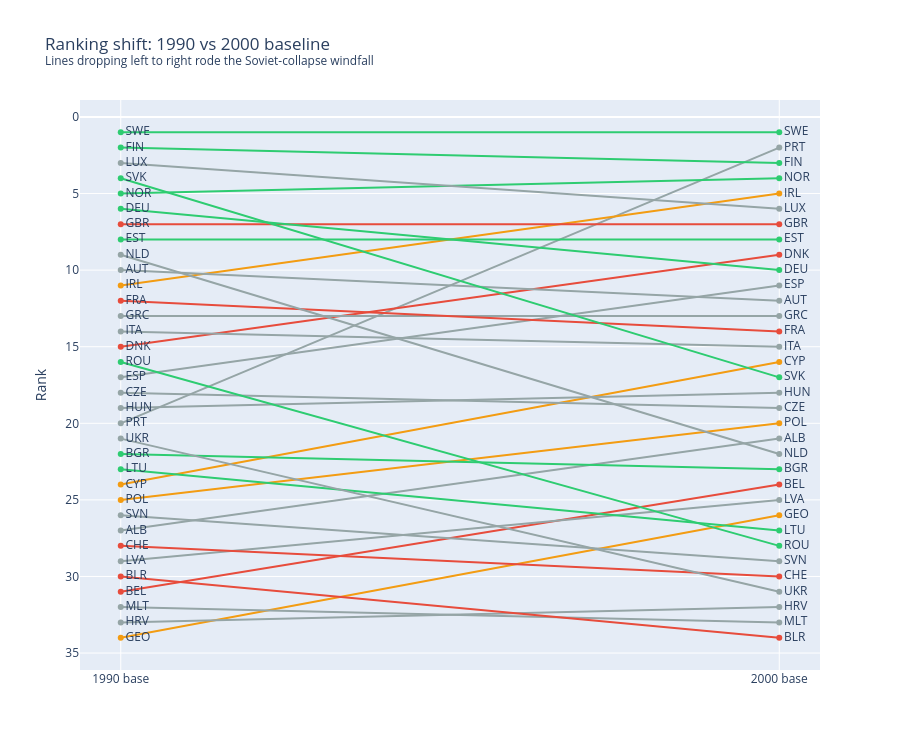

The notebook cell this image was saved under:
### Code cell
ranked_2000 = scores_2000.reset_index(drop=True).copy()
ranked_1990 = scores_1990.reset_index(drop=True).copy()
ranked_2000['rank_2000'] = range(1, len(ranked_2000) + 1)
ranked_1990['rank_1990'] = range(1, len(ranked_1990) + 1)

rank_shift = ranked_2000[['iso_code', 'country', 'verdict', 'rank_2000']].merge(
    ranked_1990[['iso_code', 'rank_1990']], on='iso_code', how='inner'
)
rank_shift['shift'] = rank_shift['rank_2000'] - rank_shift['rank_1990']  # +ve = worse under 2000

fig = go.Figure()
for _, country_row in rank_shift.iterrows():
    fig.add_trace(go.Scatter(
        x=['1990 base', '2000 base'],
        y=[country_row['rank_1990'], country_row['rank_2000']],
        mode='lines+markers+text',
        text=[country_row['country'], country_row['country']],
        textposition='middle right',
        line=dict(color=VERDICT_COLORS.get(country_row['verdict'], '#95a5a6')),
        showlegend=False
    ))
fig.update_layout(
    title='Ranking shift: 1990 vs 2000 baseline<br>'
          '<sup>Lines dropping left to right rode the Soviet-collapse windfall</sup>',
    yaxis=dict(title='Rank', autorange='reversed'),
    height=750
)
fig.show()

print("Most baseline-sensitive (rank worsens most under 2000 = inflated by 1990 collapse):")
print(rank_shift.sort_values('shift', ascending=False)
      [['country', 'verdict', 'rank_1990', 'rank_2000', 'shift']].head(8).to_string(index=False))

### Figure 1 — Plotly figure (JSON) as saved in the notebook; plotly's stock layout.template omitted (floating-point values rounded to 4 significant figures)
{"data": [{"line": {"color": "#2ecc71"}, "mode": "lines+markers+text", "showlegend": false, "text": ["SWE", "SWE"], "textposition": "middle right", "type": "scatter", "x": ["1990 base", "2000 base"], "y": [1, 1]}, {"line": {"color": "#95a5a6"}, "mode": "lines+markers+text", "showlegend": false, "text": ["PRT", "PRT"], "textposition": "middle right", "type": "scatter", "x": ["1990 base", "2000 base"], "y": [20, 2]}, {"line": {"color": "#2ecc71"}, "mode": "lines+markers+text", "showlegend": false, "text": ["FIN", "FIN"], "textposition": "middle right", "type": "scatter", "x": ["1990 base", "2000 base"], "y": [2, 3]}, {"line": {"color": "#2ecc71"}, "mode": "lines+markers+text", "showlegend": false, "text": ["NOR", "NOR"], "textposition": "middle right", "type": "scatter", "x": ["1990 base", "2000 base"], "y": [5, 4]}, {"line": {"color": "#f39c12"}, "mode": "lines+markers+text", "showlegend": false, "text": ["IRL", "IRL"], "textposition": "middle right", "type": "scatter", "x": ["1990 base", "2000 base"], "y": [11, 5]}, {"line": {"color": "#95a5a6"}, "mode": "lines+markers+text", "showlegend": false, "text": ["LUX", "LUX"], "textposition": "middle right", "type": "scatter", "x": ["1990 base", "2000 base"], "y": [3, 6]}, {"line": {"color": "#e74c3c"}, "mode": "lines+markers+text", "showlegend": false, "text": ["GBR", "GBR"], "textposition": "middle right", "type": "scatter", "x": ["1990 base", "2000 base"], "y": [7, 7]}, {"line": {"color": "#2ecc71"}, "mode": "lines+markers+text", "showlegend": false, "text": ["EST", "EST"], "textposition": "middle right", "type": "scatter", "x": ["1990 base", "2000 base"], "y": [8, 8]}, {"line": {"color": "#e74c3c"}, "mode": "lines+markers+text", "showlegend": false, "text": ["DNK", "DNK"], "textposition": "middle right", "type": "scatter", "x": ["1990 base", "2000 base"], "y": [15, 9]}, {"line": {"color": "#2ecc71"}, "mode": "lines+markers+text", "showlegend": false, "text": ["DEU", "DEU"], "textposition": "middle right", "type": "scatter", "x": ["1990 base", "2000 base"], "y": [6, 10]}, {"line": {"color": "#95a5a6"}, "mode": "lines+markers+text", "showlegend": false, "text": ["ESP", "ESP"], "textposition": "middle right", "type": "scatter", "x": ["1990 base", "2000 base"], "y": [17, 11]}, {"line": {"color": "#95a5a6"}, "mode": "lines+markers+text", "showlegend": false, "text": ["AUT", "AUT"], "textposition": "middle right", "type": "scatter", "x": ["1990 base", "2000 base"], "y": [10, 12]}, {"line": {"color": "#95a5a6"}, "mode": "lines+markers+text", "showlegend": false, "text": ["GRC", "GRC"], "textposition": "middle right", "type": "scatter", "x": ["1990 base", "2000 base"], "y": [13, 13]}, {"line": {"color": "#e74c3c"}, "mode": "lines+markers+text", "showlegend": false, "text": ["FRA", "FRA"], "textposition": "middle right", "type": "scatter", "x": ["1990 base", "2000 base"], "y": [12, 14]}, {"line": {"color": "#95a5a6"}, "mode": "lines+markers+text", "showlegend": false, "text": ["ITA", "ITA"], "textposition": "middle right", "type": "scatter", "x": ["1990 base", "2000 base"], "y": [14, 15]}, {"line": {"color": "#f39c12"}, "mode": "lines+markers+text", "showlegend": false, "text": ["CYP", "CYP"], "textposition": "middle right", "type": "scatter", "x": ["1990 base", "2000 base"], "y": [24, 16]}, {"line": {"color": "#2ecc71"}, "mode": "lines+markers+text", "showlegend": false, "text": ["SVK", "SVK"], "textposition": "middle right", "type": "scatter", "x": ["1990 base", "2000 base"], "y": [4, 17]}, {"line": {"color": "#95a5a6"}, "mode": "lines+markers+text", "showlegend": false, "text": ["HUN", "HUN"], "textposition": "middle right", "type": "scatter", "x": ["1990 base", "2000 base"], "y": [19, 18]}, {"line": {"color": "#95a5a6"}, "mode": "lines+markers+text", "showlegend": false, "text": ["CZE", "CZE"], "textposition": "middle right", "type": "scatter", "x": ["1990 base", "2000 base"], "y": [18, 19]}, {"line": {"color": "#f39c12"}, "mode": "lines+markers+text", "showlegend": false, "text": ["POL", "POL"], "textposition": "middle right", "type": "scatter", "x": ["1990 base", "2000 base"], "y": [25, 20]}, {"line": {"color": "#95a5a6"}, "mode": "lines+markers+text", "showlegend": false, "text": ["ALB", "ALB"], "textposition": "middle right", "type": "scatter", "x": ["1990 base", "2000 base"], "y": [27, 21]}, {"line": {"color": "#95a5a6"}, "mode": "lines+markers+text", "showlegend": false, "text": ["NLD", "NLD"], "textposition": "middle right", "type": "scatter", "x": ["1990 base", "2000 base"], "y": [9, 22]}, {"line": {"color": "#2ecc71"}, "mode": "lines+markers+text", "showlegend": false, "text": ["BGR", "BGR"], "textposition": "middle right", "type": "scatter", "x": ["1990 base", "2000 base"], "y": [22, 23]}, {"line": {"color": "#e74c3c"}, "mode": "lines+markers+text", "showlegend": false, "text": ["BEL", "BEL"], "textposition": "middle right", "type": "scatter", "x": ["1990 base", "2000 base"], "y": [31, 24]}, {"line": {"color": "#95a5a6"}, "mode": "lines+markers+text", "showlegend": false, "text": ["LVA", "LVA"], "textposition": "middle right", "type": "scatter", "x": ["1990 base", "2000 base"], "y": [29, 25]}, {"line": {"color": "#f39c12"}, "mode": "lines+markers+text", "showlegend": false, "text": ["GEO", "GEO"], "textposition": "middle right", "type": "scatter", "x": ["1990 base", "2000 base"], "y": [34, 26]}, {"line": {"color": "#2ecc71"}, "mode": "lines+markers+text", "showlegend": false, "text": ["LTU", "LTU"], "textposition": "middle right", "type": "scatter", "x": ["1990 base", "2000 base"], "y": [23, 27]}, {"line": {"color": "#2ecc71"}, "mode": "lines+markers+text", "showlegend": false, "text": ["ROU", "ROU"], "textposition": "middle right", "type": "scatter", "x": ["1990 base", "2000 base"], "y": [16, 28]}, {"line": {"color": "#95a5a6"}, "mode": "lines+markers+text", "showlegend": false, "text": ["SVN", "SVN"], "textposition": "middle right", "type": "scatter", "x": ["1990 base", "2000 base"], "y": [26, 29]}, {"line": {"color": "#e74c3c"}, "mode": "lines+markers+text", "showlegend": false, "text": ["CHE", "CHE"], "textposition": "middle right", "type": "scatter", "x": ["1990 base", "2000 base"], "y": [28, 30]}, {"line": {"color": "#95a5a6"}, "mode": "lines+markers+text", "showlegend": false, "text": ["UKR", "UKR"], "textposition": "middle right", "type": "scatter", "x": ["1990 base", "2000 base"], "y": [21, 31]}, {"line": {"color": "#95a5a6"}, "mode": "lines+markers+text", "showlegend": false, "text": ["HRV", "HRV"], "textposition": "middle right", "type": "scatter", "x": ["1990 base", "2000 base"], "y": [33, 32]}, {"line": {"color": "#95a5a6"}, "mode": "lines+markers+text", "showlegend": false, "text": ["MLT", "MLT"], "textposition": "middle right", "type": "scatter", "x": ["1990 base", "2000 base"], "y": [32, 33]}, {"line": {"color": "#e74c3c"}, "mode": "lines+markers+text", "showlegend": false, "text": ["BLR", "BLR"], "textposition": "middle right", "type": "scatter", "x": ["1990 base", "2000 base"], "y": [30, 34]}], "layout": {"height": 750, "title": {"text": "Ranking shift: 1990 vs 2000 baseline<br><sup>Lines dropping left to right rode the Soviet-collapse windfall</sup>"}, "yaxis": {"autorange": "reversed", "title": {"text": "Rank"}}}}
